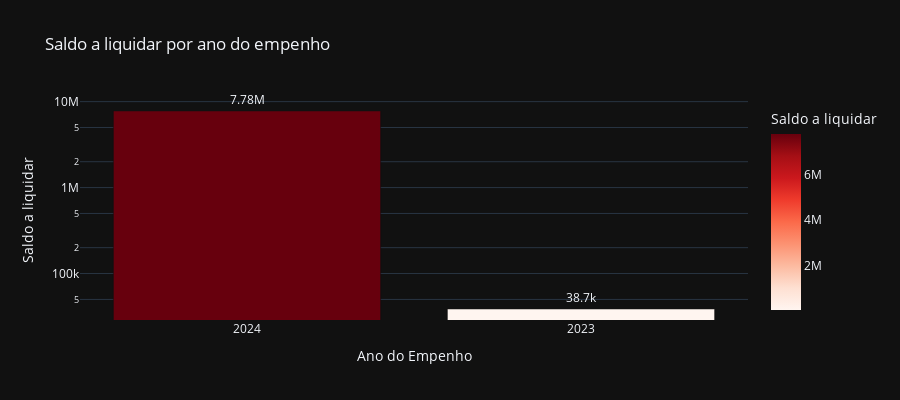

The notebook cell this image was saved under:
### Code cell
# Saldo a liquidar por ano
cols = ['ANO', 'A_LIQUIDAR']

df_aux = df.loc[:, cols].groupby('ANO').sum().sort_values(by= 'A_LIQUIDAR', ascending=False).reset_index()
df_aux = df_aux[df_aux['A_LIQUIDAR'] > 0]
fig = px.bar(df_aux, 
             x='ANO', 
             y='A_LIQUIDAR',
             title='Saldo a liquidar por ano do empenho',
             labels={'ANO':'Ano do Empenho', 'A_LIQUIDAR':'Saldo a liquidar'},
             text_auto='.3s',
             height=400,
             log_y=True,
             color='A_LIQUIDAR',
             color_continuous_scale = 'reds',
             template='plotly_dark')
fig.update_traces(textposition = 'outside', cliponaxis = False, hovertemplate=None)
fig.update_layout(hovermode="x unified")

fig.show()

### Figure 1 — Plotly figure (JSON) as saved in the notebook; plotly's stock layout.template omitted (floating-point values rounded to 4 significant figures)
{"data": [{"alignmentgroup": "True", "cliponaxis": false, "legendgroup": "", "marker": {"color": [7784000.0, 38670.0], "coloraxis": "coloraxis", "pattern": {"shape": ""}}, "name": "", "offsetgroup": "", "orientation": "v", "showlegend": false, "textposition": "outside", "texttemplate": "%{y:.3s}", "type": "bar", "x": ["2024", "2023"], "xaxis": "x", "y": [7784000.0, 38670.0], "yaxis": "y"}], "layout": {"barmode": "relative", "coloraxis": {"colorbar": {"title": {"text": "Saldo a liquidar"}}, "colorscale": [[0, "rgb(255,245,240)"], [0.125, "rgb(254,224,210)"], [0.25, "rgb(252,187,161)"], [0.375, "rgb(252,146,114)"], [0.5, "rgb(251,106,74)"], [0.625, "rgb(239,59,44)"], [0.75, "rgb(203,24,29)"], [0.875, "rgb(165,15,21)"], [1, "rgb(103,0,13)"]]}, "height": 400, "hovermode": "x unified", "legend": {"tracegroupgap": 0}, "title": {"text": "Saldo a liquidar por ano do empenho"}, "xaxis": {"anchor": "y", "domain": [0, 1], "title": {"text": "Ano do Empenho"}}, "yaxis": {"anchor": "x", "domain": [0, 1], "title": {"text": "Saldo a liquidar"}, "type": "log"}}}
